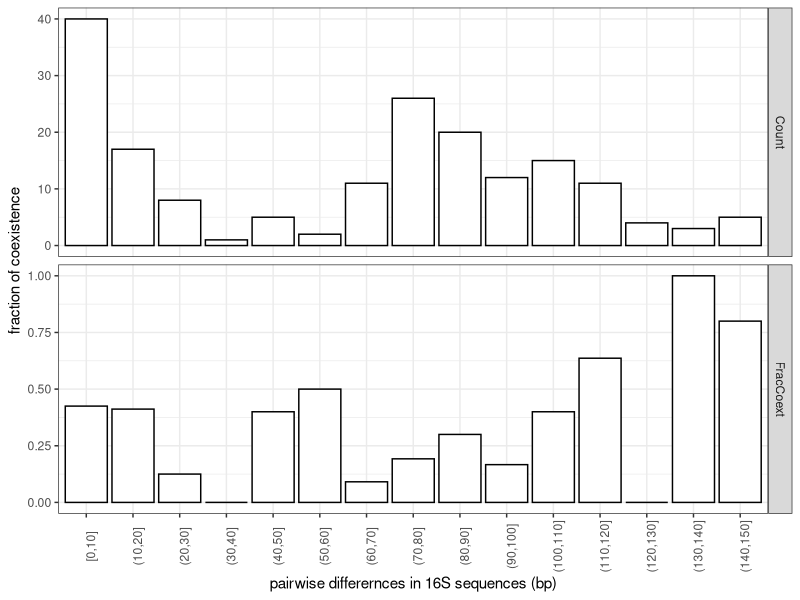
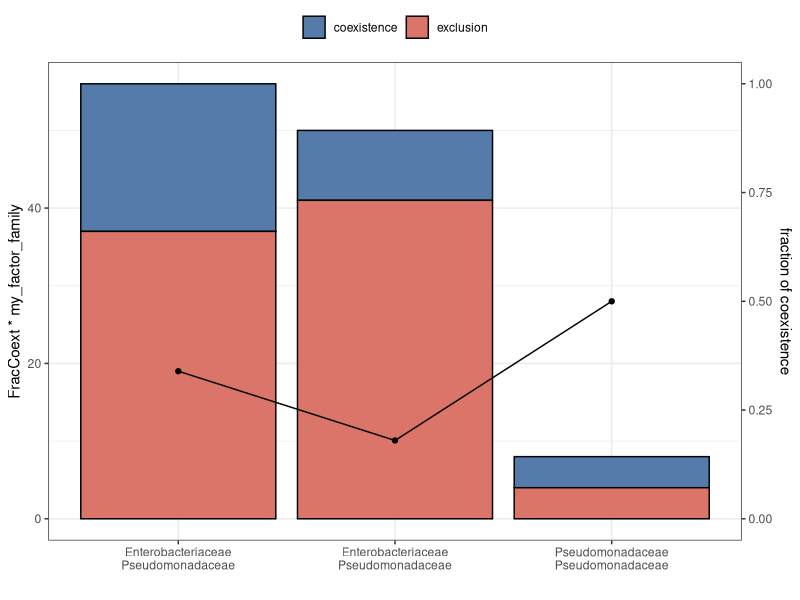
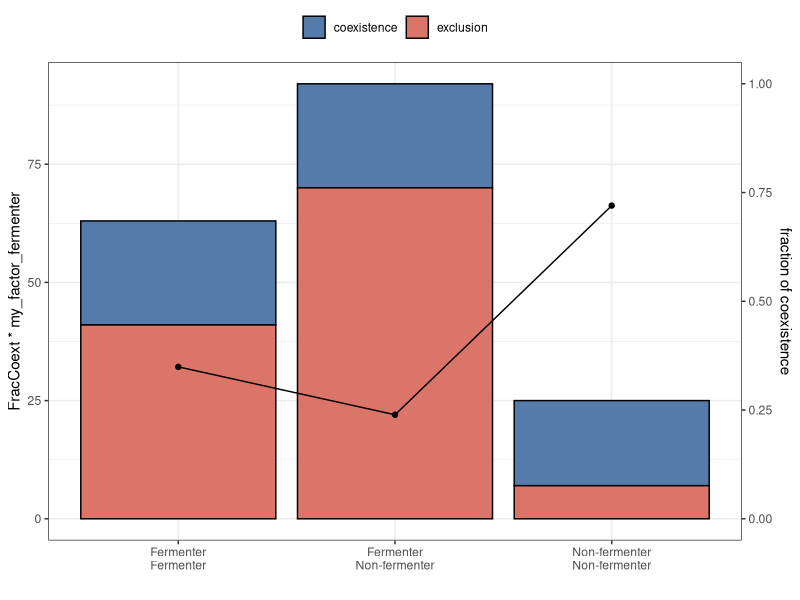

The R script that drew these images, in order: (Note: this script raises an error after producing the figures.)
#' Compare pairwise phylogenetic identities to the outcomes of pairwise competition.
#' The pairwise phylogenetic identities includes:
#' 1. RDP taxonomy
#' 2. 16S
#' 3. Branch distances on a tree
library(tidyverse)
library(data.table)

pairs <- fread(here::here("data/output/pairs.csv"))
interaction_type <- c("exclusion", "coexistence", "neutrality", "mutual exclusion", "frequency-dependent\ncoexistence")
myColor = c("#DB7469", "#557BAA", "#8650C4", "red", "blue")
names(myColor) <- interaction_type


# Plot the pairs count----
## RDP Fermenter vs. fraction of coexistence ----
### Fraction
pairs_interaction_fermenter <- pairs %>%
  filter(PairFermenter != "") %>%
  filter(InteractionType != "", !is.na(PairFermenter)) %>%
  filter(InteractionType %in% c("coexistence", "exclusion")) %>%
  group_by(PairFermenter, InteractionType) %>%
  summarize(Count = n()) %>%
  spread(InteractionType, Count) %>%
  mutate(FracCoext = coexistence / (coexistence + exclusion))


### Plot
my_factor_fermenter <- apply(pairs_interaction_fermenter[,c("coexistence", "exclusion")], 1, sum) %>% max
p_pairs_interaction_fermenter <- pairs %>%
  filter(PairFermenter != "") %>%
  filter(InteractionType != "", !is.na(PairFermenter)) %>%
  filter(InteractionType %in% c("coexistence", "exclusion")) %>%
  ggplot() +
  geom_bar(aes(x = PairFermenter, fill = InteractionType, group = InteractionType), color = "black", position = "stack") +
  geom_line(data = pairs_interaction_fermenter, aes(x = PairFermenter, y = FracCoext * my_factor_fermenter, group = 1)) +
  geom_point(data = pairs_interaction_fermenter, aes(x = PairFermenter, y = FracCoext * my_factor_fermenter)) +
  scale_x_discrete(labels = c("Fermenter\nFermenter", "Fermenter\nNon-fermenter", "Non-fermenter\nNon-fermenter")) +
  scale_y_continuous(sec.axis = sec_axis(trans = ~./my_factor_fermenter, name = "fraction of coexistence"), limits = c(0, my_factor_fermenter)) +
  scale_fill_manual(values = myColor) +
  theme_bw() +
  theme(legend.position = "top", legend.title = element_blank()) +
  labs(x = "")

## RDP Family vs. fraction of coexistence ----
### Fraction
pairs_interaction_family <- pairs %>%
  filter(PairFamily != "") %>%
  filter(InteractionType != "", !is.na(PairFamily)) %>%
  filter(InteractionType %in% c("coexistence", "exclusion")) %>%
  group_by(PairFamily, InteractionType) %>%
  summarize(Count = n()) %>%
  spread(InteractionType, Count) %>%
  mutate(FracCoext = coexistence / (coexistence + exclusion))


### Plot
my_factor_family <- apply(pairs_interaction_family[,c("coexistence", "exclusion")], 1, sum) %>% max
p_pairs_interaction_family <- pairs %>%
  filter(PairFamily != "") %>%
  filter(InteractionType != "", !is.na(PairFamily)) %>%
  filter(InteractionType %in% c("coexistence", "exclusion")) %>%
  ggplot() +
  geom_bar(aes(x = PairFamily, fill = InteractionType, group = InteractionType), color = "black", position= "stack") +
  geom_line(data = pairs_interaction_family, aes(x = PairFamily, y = FracCoext * my_factor_family, group = 1)) +
  geom_point(data = pairs_interaction_family, aes(x = PairFamily, y = FracCoext * my_factor_family)) +
  scale_x_discrete(labels = c("Enterobacteriaceae\nPseudomonadaceae", "Enterobacteriaceae\nPseudomonadaceae", "Pseudomonadaceae\nPseudomonadaceae")) +
  scale_y_continuous(sec.axis = sec_axis(trans = ~./my_factor_family, name = "fraction of coexistence"), limits = c(0, my_factor_family)) +
  scale_fill_manual(values = myColor) +
  theme_bw() +
  theme(legend.position = "top", legend.title = element_blank()) +
  labs(x = "")


## 16S sequence difference vs. fraction of coexistence----
### Cut the continuous sequence difference into categories
pairs_interaction_16S_cut <-  pairs %>%
  filter(!is.na(SeqDifference)) %>%
  filter(InteractionType %in% c("coexistence", "exclusion")) %>%
  mutate(InteractionType = factor(InteractionType)) %>%
  #  mutate(SeqDifference = cut(SeqDifference, breaks = c(seq(0, 30, 10), seq(60, 120, 10), 150, Inf))) %>%
  mutate(SeqDifference = cut(SeqDifference, breaks = seq(0, 160, 10), include.lowest = T)) %>%
  group_by(SeqDifference, InteractionType) %>%
  summarize(Count = n()) %>%
  spread(InteractionType, Count, fill = 0) %>%
  mutate(FracCoext = coexistence / (coexistence + exclusion)) %>%
  mutate(Count = sum(coexistence, exclusion))

### Plot
p_pairs_interaction_16S_cut <- pairs_interaction_16S_cut %>%
  gather("yAxisData", "yAxisValue", 4:5) %>%
  ggplot(aes(x = SeqDifference, y = yAxisValue)) +
  geom_col(col = "black", fill = "white") +
#  scale_y_continuous(limits = c(0,1)) +
  facet_grid(yAxisData~., scales = "free_y") +
  theme_bw() +
  theme(axis.text.x = element_text(angle = 90)) +
  labs(x = "pairwise differernces in 16S sequences (bp)", y = "fraction of coexistence")

#
save(p_pairs_interaction_fermenter, p_pairs_interaction_family, p_pairs_interaction_16S_cut, file = here::here("data/temp/pairs_bar_plots.Rdata"))

if (FALSE) {


## Tree distance vs. fraction of coexistence ----
### Cut the continuous sequence difference into categories
pairs_interaction_tree_cut <-
  pairs %>%
  filter(!is.na(PairTreeDistance)) %>%
  filter(InteractionType %in% c("coexistence", "exclusion")) %>%
  mutate(InteractionType = factor(InteractionType)) %>%
  mutate(PairTreeDistance = cut(PairTreeDistance, breaks = seq(-0.1, 0.5, .05), include.lowest = T)) %>%
  group_by(PairTreeDistance, InteractionType) %>%
  summarize(Count = n()) %>%
  spread(InteractionType, Count, fill = 0) %>%
  mutate(FracCoext = coexistence / (coexistence + exclusion)) %>%
  mutate(Count = sum(coexistence, exclusion))

### Plot
p_pairs_interaction_tree_cut <- pairs_interaction_tree_cut %>%
  gather("yAxisData", "yAxisValue", 4:5) %>%
  ggplot(aes(x = PairTreeDistance, y = yAxisValue)) +
  geom_col(col = "black", fill = "white") +
  #  scale_y_continuous(limits = c(0,1)) +
  facet_grid(yAxisData~., scales = "free_y") +
  theme_bw() +
  theme(axis.text.x = element_text(angle = 90)) +
  labs(x = "pairwise branch distance", y = "fraction of coexistence")

p_pairs_interaction_tree_cut
}

